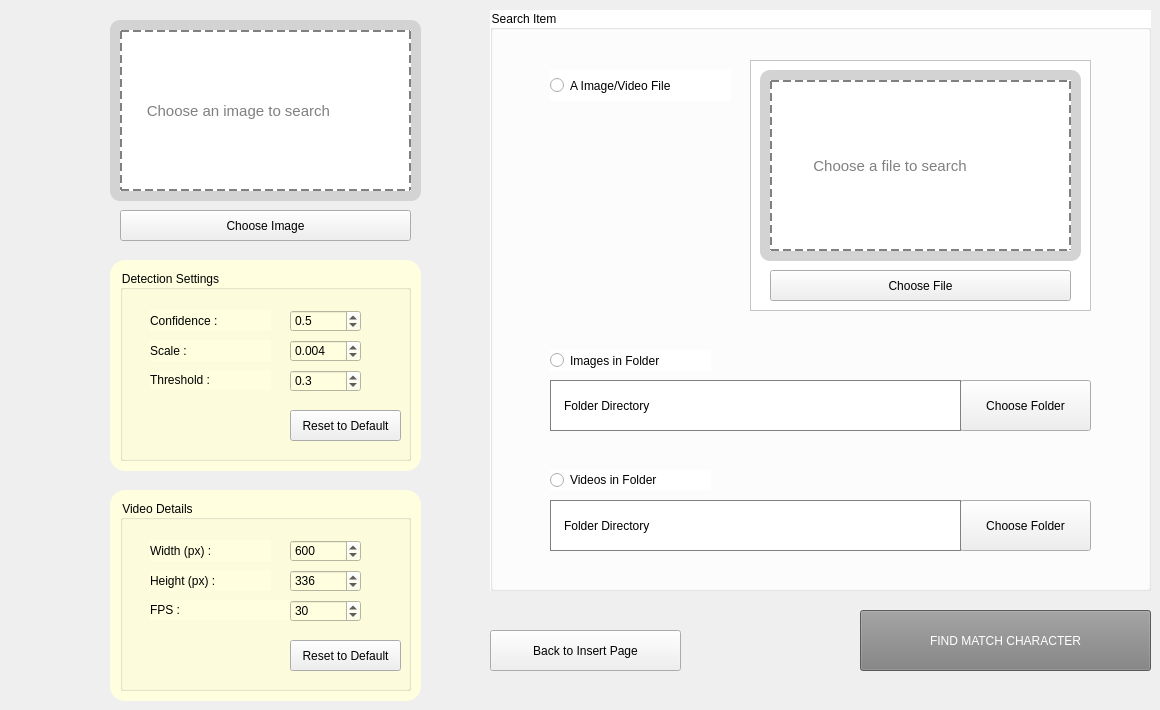
    <widget class="QWidget" name="advanceSearch_page">
     <widget class="QGroupBox" name="groupBox_4">
      <property name="geometry">
       <rect>
        <x>120</x>
        <y>270</y>
        <width>291</width>
        <height>191</height>
       </rect>
      </property>
      <property name="styleSheet">
       <string notr="true">background-color:lightyellow;</string>
      </property>
      <property name="title">
       <string>Detection Settings</string>
      </property>
      <widget class="QLabel" name="label_19">
       <property name="geometry">
        <rect>
         <x>30</x>
         <y>40</y>
         <width>121</width>
         <height>21</height>
        </rect>
       </property>
       <property name="text">
        <string>Confidence :</string>
       </property>
      </widget>
      <widget class="QDoubleSpinBox" name="doubleSpinBox_scale">
       <property name="geometry">
        <rect>
         <x>170</x>
         <y>70</y>
         <width>71</width>
         <height>22</height>
        </rect>
       </property>
       <property name="decimals">
        <number>3</number>
       </property>
       <property name="minimum">
        <double>0.001000000000000</double>
       </property>
       <property name="maximum">
        <double>1.000000000000000</double>
       </property>
       <property name="singleStep">
        <double>0.001000000000000</double>
       </property>
       <property name="value">
        <double>0.004000000000000</double>
       </property>
      </widget>
      <widget class="QDoubleSpinBox" name="doubleSpinBox_threshold">
       <property name="geometry">
        <rect>
         <x>170</x>
         <y>100</y>
         <width>71</width>
         <height>22</height>
        </rect>
       </property>
       <property name="decimals">
        <number>1</number>
       </property>
       <property name="minimum">
        <double>0.100000000000000</double>
       </property>
       <property name="maximum">
        <double>1.000000000000000</double>
       </property>
       <property name="singleStep">
        <double>0.100000000000000</double>
       </property>
       <property name="value">
        <double>0.300000000000000</double>
       </property>
      </widget>
      <widget class="QDoubleSpinBox" name="doubleSpinBox_confidence">
       <property name="geometry">
        <rect>
         <x>170</x>
         <y>40</y>
         <width>71</width>
         <height>22</height>
        </rect>
       </property>
       <property name="decimals">
        <number>1</number>
       </property>
       <property name="minimum">
        <double>0.100000000000000</double>
       </property>
       <property name="maximum">
        <double>1.000000000000000</double>
       </property>
       <property name="singleStep">
        <double>0.100000000000000</double>
       </property>
       <property name="value">
        <double>0.500000000000000</double>
       </property>
      </widget>
      <widget class="QLabel" name="label_21">
       <property name="geometry">
        <rect>
         <x>30</x>
         <y>100</y>
         <width>121</width>
         <height>20</height>
        </rect>
       </property>
       <property name="text">
        <string>Threshold :</string>
       </property>
      </widget>
      <widget class="QLabel" name="label_24">
       <property name="geometry">
        <rect>
         <x>30</x>
         <y>70</y>
         <width>121</width>
         <height>21</height>
        </rect>
       </property>
       <property name="text">
        <string>Scale : </string>
       </property>
      </widget>
      <widget class="QPushButton" name="btn_reset_detectionSettings">
       <property name="geometry">
        <rect>
         <x>170</x>
         <y>140</y>
         <width>111</width>
         <height>31</height>
        </rect>
       </property>
       <property name="styleSheet">
        <string notr="true">font: 8pt &quot;Arial Rounded MT Bold&quot;, &quot;Arial&quot;;
background-color: none;</string>
       </property>
       <property name="text">
        <string>Reset to Default</string>
       </property>
      </widget>
     </widget>
     <widget class="QGroupBox" name="groupBox_3">
      <property name="geometry">
       <rect>
        <x>120</x>
        <y>500</y>
        <width>291</width>
        <height>191</height>
       </rect>
      </property>
      <property name="styleSheet">
       <string notr="true">background-color:lightyellow;</string>
      </property>
      <property name="title">
       <string>Video Details</string>
      </property>
      <widget class="QLabel" name="label_16">
       <property name="geometry">
        <rect>
         <x>30</x>
         <y>70</y>
         <width>121</width>
         <height>21</height>
        </rect>
       </property>
       <property name="text">
        <string>Height (px) : </string>
       </property>
      </widget>
      <widget class="QSpinBox" name="spinBox_height">
       <property name="geometry">
        <rect>
         <x>170</x>
         <y>70</y>
         <width>71</width>
         <height>22</height>
        </rect>
       </property>
       <property name="minimum">
        <number>1</number>
       </property>
       <property name="maximum">
        <number>2000</number>
       </property>
       <property name="value">
        <number>336</number>
       </property>
      </widget>
      <widget class="QSpinBox" name="spinBox_width">
       <property name="geometry">
        <rect>
         <x>170</x>
         <y>40</y>
         <width>71</width>
         <height>22</height>
        </rect>
       </property>
       <property name="minimum">
        <number>1</number>
       </property>
       <property name="maximum">
        <number>2000</number>
       </property>
       <property name="value">
        <number>600</number>
       </property>
      </widget>
      <widget class="QLabel" name="label_17">
       <property name="geometry">
        <rect>
         <x>30</x>
         <y>100</y>
         <width>141</width>
         <height>20</height>
        </rect>
       </property>
       <property name="text">
        <string>FPS : </string>
       </property>
      </widget>
      <widget class="QSpinBox" name="spinBox_fps">
       <property name="geometry">
        <rect>
         <x>170</x>
         <y>100</y>
         <width>71</width>
         <height>22</height>
        </rect>
       </property>
       <property name="minimum">
        <number>1</number>
       </property>
       <property name="maximum">
        <number>2000</number>
       </property>
       <property name="value">
        <number>30</number>
       </property>
      </widget>
      <widget class="QLabel" name="label_18">
       <property name="geometry">
        <rect>
         <x>30</x>
         <y>40</y>
         <width>121</width>
         <height>21</height>
        </rect>
       </property>
       <property name="text">
        <string>Width (px) :</string>
       </property>
      </widget>
      <widget class="QPushButton" name="btn_reset_videoDetails">
       <property name="geometry">
        <rect>
         <x>170</x>
         <y>140</y>
         <width>111</width>
         <height>31</height>
        </rect>
       </property>
       <property name="styleSheet">
        <string notr="true">font: 8pt &quot;Arial Rounded MT Bold&quot;, &quot;Arial&quot;;
background-color: none;</string>
       </property>
       <property name="text">
        <string>Reset to Default</string>
       </property>
      </widget>
     </widget>
     <widget class="QGroupBox" name="groupBox_5">
      <property name="geometry">
       <rect>
        <x>490</x>
        <y>10</y>
        <width>661</width>
        <height>581</height>
       </rect>
      </property>
      <property name="styleSheet">
       <string notr="true">background-color:white;</string>
      </property>
      <property name="title">
       <string>Search Item</string>
      </property>
      <widget class="QPushButton" name="btn_chooseFolder_image">
       <property name="enabled">
        <bool>true</bool>
       </property>
       <property name="geometry">
        <rect>
         <x>470</x>
         <y>370</y>
         <width>131</width>
         <height>51</height>
        </rect>
       </property>
       <property name="styleSheet">
        <string notr="true">font: 9pt &quot;Arial Rounded MT Bold&quot;, &quot;Arial&quot;;
background-color: none;</string>
       </property>
       <property name="text">
        <string>Choose Folder</string>
       </property>
      </widget>
      <widget class="QLabel" name="label_dirAdvance_image">
       <property name="geometry">
        <rect>
         <x>60</x>
         <y>370</y>
         <width>411</width>
         <height>51</height>
        </rect>
       </property>
       <property name="styleSheet">
        <string notr="true">border: 1px solid gray;
padding-left: 10px;
font-size:9pt;</string>
       </property>
       <property name="text">
        <string>Folder Directory</string>
       </property>
      </widget>
      <widget class="QFrame" name="frame_2">
       <property name="geometry">
        <rect>
         <x>260</x>
         <y>50</y>
         <width>341</width>
         <height>251</height>
        </rect>
       </property>
       <property name="frameShape">
        <enum>QFrame::StyledPanel</enum>
       </property>
       <property name="frameShadow">
        <enum>QFrame::Raised</enum>
       </property>
       <widget class="QFrame" name="frame_dragDrop_3">
        <property name="geometry">
         <rect>
          <x>10</x>
          <y>10</y>
          <width>321</width>
          <height>191</height>
         </rect>
        </property>
        <property name="acceptDrops">
         <bool>true</bool>
        </property>
        <property name="styleSheet">
         <string notr="true">background-color:lightgray;
border-radius: 10px;</string>
        </property>
        <property name="frameShape">
         <enum>QFrame::StyledPanel</enum>
        </property>
        <property name="frameShadow">
         <enum>QFrame::Raised</enum>
        </property>
        <widget class="QLabel" name="advancePage_insertFile">
         <property name="geometry">
          <rect>
           <x>10</x>
           <y>10</y>
           <width>301</width>
           <height>171</height>
          </rect>
         </property>
         <property name="acceptDrops">
          <bool>true</bool>
         </property>
         <property name="autoFillBackground">
          <bool>false</bool>
         </property>
         <property name="styleSheet">
          <string notr="true">background-color:white;
border-radius: 0;
border: 2px dashed gray;
font-size: 11pt;
color: gray;</string>
         </property>
         <property name="text">
          <string>         Choose a file to search</string>
         </property>
         <property name="scaledContents">
          <bool>true</bool>
         </property>
        </widget>
       </widget>
       <widget class="QPushButton" name="btn_chooseFile_advancePage">
        <property name="geometry">
         <rect>
          <x>20</x>
          <y>210</y>
          <width>301</width>
          <height>31</height>
         </rect>
        </property>
        <property name="styleSheet">
         <string notr="true">font: 9pt &quot;Arial Rounded MT Bold&quot;, &quot;Arial&quot;;
background-color: none;</string>
        </property>
        <property name="text">
         <string>Choose File</string>
        </property>
       </widget>
      </widget>
      <widget class="QRadioButton" name="radioButton_imageFolder">
       <property name="geometry">
        <rect>
         <x>60</x>
         <y>340</y>
         <width>161</width>
         <height>21</height>
        </rect>
       </property>
       <property name="text">
        <string>Images in Folder</string>
       </property>
      </widget>
      <widget class="QRadioButton" name="radioButton_videoFolder">
       <property name="geometry">
        <rect>
         <x>60</x>
         <y>460</y>
         <width>161</width>
         <height>20</height>
        </rect>
       </property>
       <property name="text">
        <string>Videos in Folder</string>
       </property>
      </widget>
      <widget class="QRadioButton" name="radioButton_oneFile">
       <property name="geometry">
        <rect>
         <x>60</x>
         <y>60</y>
         <width>181</width>
         <height>31</height>
        </rect>
       </property>
       <property name="text">
        <string>A Image/Video File</string>
       </property>
      </widget>
      <widget class="QPushButton" name="btn_chooseFolder_video">
       <property name="enabled">
        <bool>true</bool>
       </property>
       <property name="geometry">
        <rect>
         <x>470</x>
         <y>490</y>
         <width>131</width>
         <height>51</height>
        </rect>
       </property>
       <property name="styleSheet">
        <string notr="true">font: 9pt &quot;Arial Rounded MT Bold&quot;, &quot;Arial&quot;;
background-color: none;</string>
       </property>
       <property name="text">
        <string>Choose Folder</string>
       </property>
      </widget>
      <widget class="QLabel" name="label_dirAdvance_video">
       <property name="geometry">
        <rect>
         <x>60</x>
         <y>490</y>
         <width>411</width>
         <height>51</height>
        </rect>
       </property>
       <property name="styleSheet">
        <string notr="true">border: 1px solid gray;
padding-left: 10px;
font-size:9pt;</string>
       </property>
       <property name="text">
        <string>Folder Directory</string>
       </property>
      </widget>
     </widget>
     <widget class="QFrame" name="frame_dragDrop_4">
      <property name="geometry">
       <rect>
        <x>110</x>
        <y>20</y>
        <width>311</width>
        <height>181</height>
       </rect>
      </property>
      <property name="acceptDrops">
       <bool>true</bool>
      </property>
      <property name="styleSheet">
       <string notr="true">background-color:lightgray;
border-radius: 10px;</string>
      </property>
      <property name="frameShape">
       <enum>QFrame::StyledPanel</enum>
      </property>
      <property name="frameShadow">
       <enum>QFrame::Raised</enum>
      </property>
      <widget class="QLabel" name="advancePage_insertImage">
       <property name="geometry">
        <rect>
         <x>10</x>
         <y>10</y>
         <width>291</width>
         <height>161</height>
        </rect>
       </property>
       <property name="acceptDrops">
        <bool>true</bool>
       </property>
       <property name="autoFillBackground">
        <bool>false</bool>
       </property>
       <property name="styleSheet">
        <string notr="true">background-color:white;
border-radius: 0;
border: 2px dashed gray;
font-size: 11pt;
color: gray;</string>
       </property>
       <property name="text">
        <string>     Choose an image to search</string>
       </property>
       <property name="scaledContents">
        <bool>true</bool>
       </property>
      </widget>
     </widget>
     <widget class="QPushButton" name="btn_chooseImage_advancePage">
      <property name="geometry">
       <rect>
        <x>120</x>
        <y>210</y>
        <width>291</width>
        <height>31</height>
       </rect>
      </property>
      <property name="styleSheet">
       <string notr="true">font: 9pt &quot;Arial Rounded MT Bold&quot;, &quot;Arial&quot;;
background-color: none;</string>
      </property>
      <property name="text">
       <string>Choose Image</string>
      </property>
     </widget>
     <widget class="QPushButton" name="btn_findMatchCharacter_advanceSearch">
      <property name="geometry">
       <rect>
        <x>860</x>
        <y>610</y>
        <width>291</width>
        <height>61</height>
       </rect>
      </property>
      <property name="styleSheet">
       <string notr="true">background-color:gray;
font: 13pt &quot;Shiny Signature&quot;, &quot;Arial&quot;;
color: white;
</string>
      </property>
      <property name="text">
       <string>FIND MATCH CHARACTER</string>
      </property>
     </widget>
     <widget class="QFrame" name="frame_dragDrop_5">
      <property name="geometry">
       <rect>
        <x>110</x>
        <y>490</y>
        <width>311</width>
        <height>211</height>
       </rect>
      </property>
      <property name="acceptDrops">
       <bool>true</bool>
      </property>
      <property name="styleSheet">
       <string notr="true">background-color:lightyellow;
border-radius: 15px;</string>
      </property>
      <property name="frameShape">
       <enum>QFrame::StyledPanel</enum>
      </property>
      <property name="frameShadow">
       <enum>QFrame::Raised</enum>
      </property>
     </widget>
     <widget class="QFrame" name="frame_dragDrop_6">
      <property name="geometry">
       <rect>
        <x>110</x>
        <y>260</y>
        <width>311</width>
        <height>211</height>
       </rect>
      </property>
      <property name="acceptDrops">
       <bool>true</bool>
      </property>
      <property name="styleSheet">
       <string notr="true">background-color:lightyellow;
border-radius: 15px;</string>
      </property>
      <property name="frameShape">
       <enum>QFrame::StyledPanel</enum>
      </property>
      <property name="frameShadow">
       <enum>QFrame::Raised</enum>
      </property>
     </widget>
     <widget class="QPushButton" name="btn_toInsertPage">
      <property name="enabled">
       <bool>true</bool>
      </property>
      <property name="geometry">
       <rect>
        <x>490</x>
        <y>630</y>
        <width>191</width>
        <height>41</height>
       </rect>
      </property>
      <property name="styleSheet">
       <string notr="true">font: 9pt &quot;Arial Rounded MT Bold&quot;, &quot;Arial&quot;;
background-color: none;</string>
      </property>
      <property name="text">
       <string>Back to Insert Page</string>
      </property>
     </widget>
     <zorder>frame_dragDrop_6</zorder>
     <zorder>frame_dragDrop_5</zorder>
     <zorder>groupBox_4</zorder>
     <zorder>groupBox_3</zorder>
     <zorder>groupBox_5</zorder>
     <zorder>frame_dragDrop_4</zorder>
     <zorder>btn_chooseImage_advancePage</zorder>
     <zorder>btn_findMatchCharacter_advanceSearch</zorder>
     <zorder>btn_toInsertPage</zorder>
    </widget>
